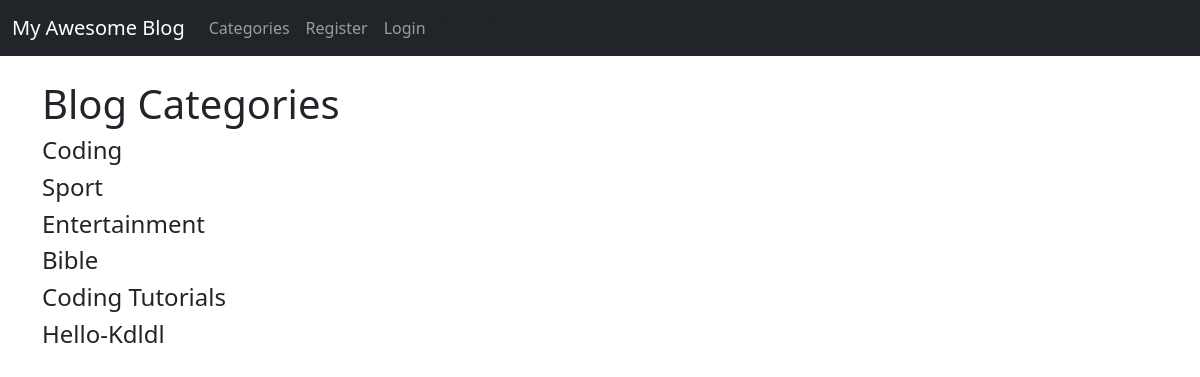
The page /category-list/ on the database its author committed.
### myblog/models.py (models this page shows, shortened)
class Category(models.Model):
    name = models.CharField(max_length=200)
    def __str__(self):
           return self.name

### myblog/views.py (the view)
# urls.py: path("category-list/", category_list_view, name="category-list"),
def category_list_view(request):
    cat_menu_list = Category.objects.all()
    return render(request, 'category_list.html', {'cat_menu_list': cat_menu_list})

### myblog/templates/category_list.html
{% extends "base.html" %} {% block title %} Blog Categories {% endblock %}
{%block content %}
<h1>Blog Categories</h1>
{% for items in cat_menu_list %}
<h4>
  <a class="dropdown-item" href="{% url 'category' items|slugify %}"
    >{{ items|title }}</a
  >
</h4>
{% endfor %} {% endblock %}

### rows shown on the page
Category: name "Coding"
Category: name "Sport"
Category: name "Entertainment"
Category: name "Bible"
Category: name "Coding Tutorials"
Category: name "Hello-Kdldl"
